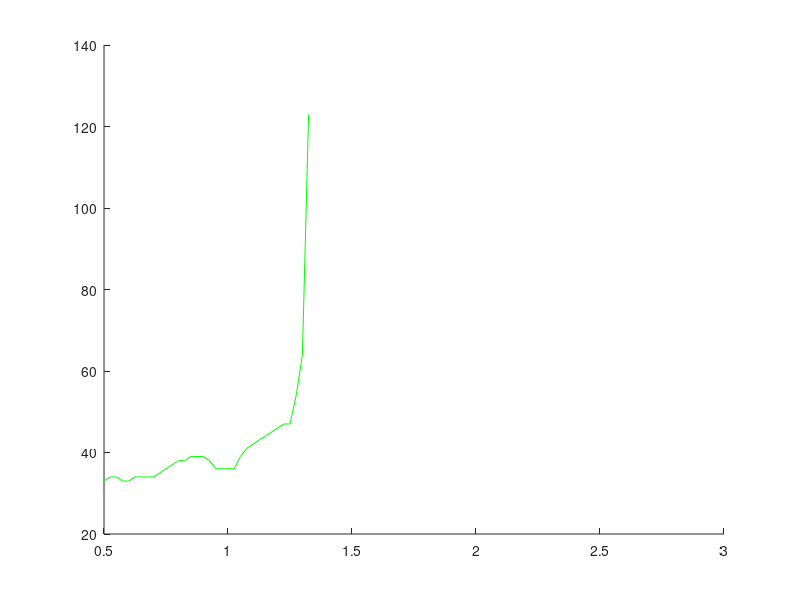

MATLAB code to generate this figure:
%close all;
clear all
for pcoefB=1:101
    pcoefB
    coefB=0.5+(pcoefB-1)/100*(3-0.5);    
    gamma=0.1;beta=0.3*coefB;R0=beta/gamma;alpha=0.1;temps=200;dt=1;
    S(1)=0.999;I(1)=0.001;R(1)=0;u(1)=0;
    popsize=67000000;ICUobj=3000;
    error(1)=(0.02/coefB*I(1)*popsize-ICUobj)/ICUobj;
    Perror=error(1);Ierror=error(1)*dt;
    npid=500;
    gammaP=4;gammaI=2;
    t=1;critere=0;
    while critere==0
        t=t+1;
        R0=beta/gamma*(1-u(t-1));
        S(t)=S(t-1)-(R0*gamma*I(t-1)*S(t-1)-alpha*R(t-1))*dt;
        I(t)=I(t-1)+(R0*S(t-1)-1)*gamma*I(t-1)*dt;
        R(t)=R(t-1)+(gamma*I(t-1)-alpha*R(t-1))*dt;
        if S(t)<0
            S(t)=0;
        end    
        if I(t)<0
            I(t)=0;
        end 
        if R(t)<0
            I(t)=0;
        end 
        error(t)=(0.02/coefB*I(t)*popsize-ICUobj)/ICUobj;
        Perror=error(t);
        Ierror(t)=Ierror(t-1)+error(t)*dt;
        u(t)=(gammaP*Perror+gammaI*Ierror(t)); 
        if u(t)<0
            u(t)=0;
        elseif u(t)>1
            u(t)=1;
        end
        if t>20
            if sum(abs(error(t-20:t)))<0.01 
              opt(pcoefB)=t;
              critere=1;
            end
            if t==temps             
               critere=1;
               opt(pcoefB)=NaN;
            end
        end
    end

end
%figure
hold on
plot([0.5:(1/100*(3-0.5)):3],opt,'g')
